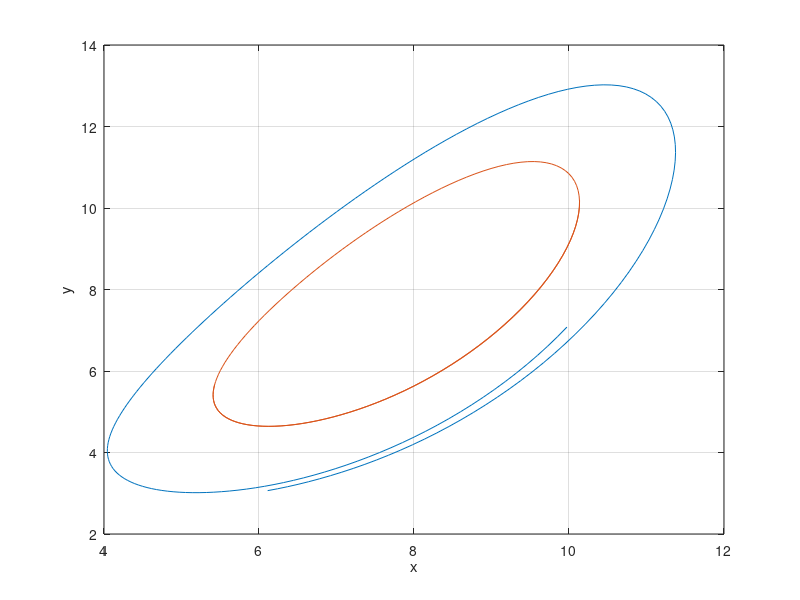

The MATLAB source for this figure: (Note: this script raises an error after producing the figure.)
% addpath     'C:\Users\Izabela\Documents\git\rotst2\scripts\source_for_mtb'
% cd     'C:\Users\Izabela\Documents\git\mtb-work\meca-pres-2024'

clc; clear; close all;
addpath /people/gesla/Documents/git/rotst2/scripts/source_for_mtb;
cd /people/gesla/Documents/plq_ti/;


%% hopf ti

nP=1; r=24; np=200;
lorenz = @(t,x) [10*(x(2)-x(1));r*x(1)-1*x(1)*x(3)-x(2);x(1)*x(2)-(8/3)*x(3)]; % Anonymous Function
% [T,X] = ode45(lorenz, [0 :T/(np):1*T], [-6.2262, -11.0027,13.0515]);
ev=[ -0.0328   -0.6228    0.6818]*5;
% ev=[ -0.0328   -0.6228    0.6818]*-2;
T=0.6779; T= 0.6803*1.2; [t,X] = ode45(lorenz, [0 :T/(np-2):T/(np-2)*(np-1)*nP],[10.135982315094342  10.189521543725682  25.691556187487929]+ev);
T=0.6779; T= 0.6803*1.5; [t,X2] = ode45(lorenz, [0 :T/(np-2):T/(np-2)*(np-1)*nP],[10.135982315094342  10.189521543725682  25.691556187487929]+ev*0);
% T=0.6779; T= 0.6803; [t,X] = ode45(lorenz, [0 :T/(np-2):T/(np-2)*(np-1)*nP], [9.3 11.1 22.2]);
%
close all;
plot(X(:,1),X(:,2)); hold on;
plot(X2(:,1),X2(:,2));
xlabel("x"); ylabel("y"); grid on;

fnts=10; jfm_plt_aid_comm; size_sq23;
%%
% exportgraphics(gcf,"hopforb24.eps")
exportgraphics(gcf,"hopforb24-shoot.eps")

%%
a=load("udat.mat"); np=(length(a.u)-1)/3;
X=reshape(a.u(1:end-1),[3,np])';

close all;
plot(X(:,1),X(:,2)); hold on;
plot(X(:,1),X(:,2),'x'); hold on;
% plot(X2(:,1),X2(:,2));
xlabel("x"); ylabel("y"); grid on;

fnts=10; jfm_plt_aid_comm; size_sq23;
%%
exportgraphics(gcf,"hopforb24-coll.eps")

%% lorenz sn

close all;

% up=[evc(:,105);0]; ntp=nt; u1=up(1:end-1);
% up=[j2*u2;0]; ntp=nt; 
u0=load("uSN-lorenz-nt15.mat"); u0=u0.u;
up=[u0]; ntp=nt; 
zp=reshape(up(1:(end-1)/2),[3,ntp])'+1i*reshape(up((end-1)/2+1:(end-1)),[3,ntp])';
zp=[zp(1:2,:);zeros(1000,3)];
xp=ifft([zp;conj(flipud(zp(2:end,:)))])*((length(zp)-1)*2+1);xp=real(xp); xpp=xp;
% xp=xp+xpb;  
% plot3(xp(:,1),xp(:,2),xp(:,3)); grid on; hold on; xBase=xp;
plot(xp(:,1),xp(:,2)); grid on; hold on; xBase=xp;
xlabel("x"); ylabel("y"); grid on;

plot(X2(:,1),X2(:,2)); legend("nt = 1","exact","Location","best")

fnts=10; jfm_plt_aid_comm; size_sq23;
%%
exportgraphics(gcf,"hopforb24-sn-1.eps")
%% harmonics
close all;


% up=[evc(:,105);0]; ntp=nt; u1=up(1:end-1);
% up=[j2*u2;0]; ntp=nt; 
u0=load("uSN-lorenz-nt15.mat"); u0=u0.u;
up=[u0]; ntp=nt; 
zp=reshape(up(1:(end-1)/2),[3,ntp])'+1i*reshape(up((end-1)/2+1:(end-1)),[3,ntp])';
zp=[zp(1:1,:)*0;zp(2,:);zeros(1000,3)];
xp=ifft([zp;conj(flipud(zp(2:end,:)))])*((length(zp)-1)*2+1);xp=real(xp); xpp=xp;
% xp=xp+xpb;  
% plot3(xp(:,1),xp(:,2),xp(:,3)); grid on; hold on; xBase=xp;
plot(linspace(0,1,length(xp)),xp(:,1)); grid on; hold on; xBase=xp;
% xlabel("t/T"); 
ylabel("x"); grid on;

% plot(X2(:,1),X2(:,2)); legend("nt = 1","exact","Location","best")

fnts=10; jfm_plt_aid_comm; size_sq23; set(gcf,"Position",[450.0000  553.0000  431.0000   88.3333]);
% set(gca,"Position",[0.1472    0.3521    0.7578    0.5729])
%%
exportgraphics(gcf,"hopforb24-sn-har-1.eps")

%% langford
l=1.99; close all;
mu=l;

delta=0.8*mu-0.8*2.8+1;
z=[-1-sqrt(delta),-1+sqrt(delta)]/-0.4;
r=sqrt(-z.*(z-mu));

langford = @(t,y) [(l-3)*y(1)-1/4*y(2)+y(1)*(y(3)+0.2*(1-y(3)^2));
    (l-3)*y(2)+1/4*y(1)+y(2)*(y(3)+0.2*(1-y(3)^2));
    l*y(3)-(y(1)*y(1)+y(2)*y(2)+y(3)*y(3))]; % Anonymous Function
 % [t,X] = ode45(langford, [0,1000], [ 0.2334 -0.9401 1.0858]);
 [t,X0] = ode45(langford, [0,1000], [ r(2),0,z(2)]);
% plot(X(:,1),X(:,2))
% plot3(X(:,1),X(:,2),X(:,3)); hold on;

l=2.005;
langford = @(t,y) [(l-3)*y(1)-1/4*y(2)+y(1)*(y(3)+0.2*(1-y(3)^2));
    (l-3)*y(2)+1/4*y(1)+y(2)*(y(3)+0.2*(1-y(3)^2));
    l*y(3)-(y(1)*y(1)+y(2)*y(2)+y(3)*y(3))]; % Anonymous Function
 % [t,X] = ode45(langford, [0,1000], [ 0.2334 -0.9401 1.0858]);
 [t,X1] = ode45(langford, [0,1000], [0.2493   -1.0089    1.3466]);

 plot3(X0(:,1),X0(:,2),X0(:,3),LineWidth=2); hold on;
 plot3(X1(:,1),X1(:,2),X1(:,3)); hold on;

 grid; xlabel('x'); ylabel('y'); zlabel('z'); legend("$\lambda=1.99$","$\lambda=2.005$","Location","northwest")
 fnts=10; jfm_plt_aid_comm; size_sq23;

 %%
%  exportgraphics(gcf,"langford1.png","Resolution",300)

 exportgraphics(gcf,"langford1.eps","Resolution",300)
 %% lang cheb
 load lang.mat;

 close all;
up=u+1e-3*sum([evc(:,1:2);0,0],2)*0;
neq=3;
xch=X*0;
for i=0:nt-1    
    xch(:,1)=xch(:,1)+up(i*neq+1).*cos(i*acos(tch1));
    xch(:,2)=xch(:,2)+up(i*neq+2).*cos(i*acos(tch1));
    xch(:,3)=xch(:,3)+up(i*neq+3).*cos(i*acos(tch1));
end

% plot(tch,xch,'-'); hold on; set(gca,"ColorOrderIndex",1); %same as ycut
plot3(xch(:,1),xch(:,2),xch(:,3),'-'); hold on; %cd mecaplot3(xch(1,1),xch(1,2),xch(1,3),'>'); hold on; 
grid on; hold on;

up=u+1e-2*sum([evc(:,1:2);0,0],2);
neq=3;
xch=X*0;
for i=0:nt-1    
    xch(:,1)=xch(:,1)+up(i*neq+1).*cos(i*acos(tch1));
    xch(:,2)=xch(:,2)+up(i*neq+2).*cos(i*acos(tch1));
    xch(:,3)=xch(:,3)+up(i*neq+3).*cos(i*acos(tch1));
end

% plot(tch,xch,'-'); hold on; set(gca,"ColorOrderIndex",1); %same as ycut
plot3(xch(:,1),xch(:,2),xch(:,3),'-'); hold on; %plot3(xch(1,1),xch(1,2),xch(1,3),'>'); hold on; 

plot3(xch(1,1),xch(1,2),xch(1,3),'g.','MarkerSize',20); 
plot3(xch(end,1),xch(end,2),xch(end,3),'r.','MarkerSize',20); zlabel('z');
grid on; hold on;

grid; xlabel('x'); ylabel('y'); zlabel('z'); %legend("$\lambda=1.99$","$\lambda=2.005$","Location","northwest")
 fnts=10; jfm_plt_aid_comm; size_sq23; grid;
%%
% exportgraphics(gcf,"langford2.png","Resolution",300)
exportgraphics(gcf,"langford2.eps","Resolution",300)